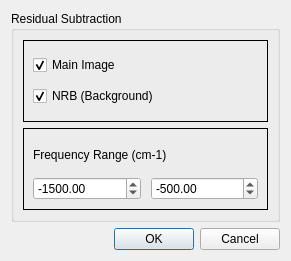
<?xml version="1.0" encoding="UTF-8"?>
<ui version="4.0">
 <class>Dialog</class>
 <widget class="QDialog" name="Dialog">
  <property name="geometry">
   <rect>
    <x>0</x>
    <y>0</y>
    <width>291</width>
    <height>261</height>
   </rect>
  </property>
  <property name="windowTitle">
   <string>Residual Subtract Options</string>
  </property>
  <property name="styleSheet">
   <string notr="true">font: 10pt &quot;Arial&quot;;</string>
  </property>
  <layout class="QGridLayout" name="gridLayout_2">
   <item row="1" column="0">
    <widget class="QGroupBox" name="groupBox">
     <property name="title">
      <string>Residual Subtraction</string>
     </property>
     <layout class="QVBoxLayout" name="verticalLayout_3">
      <item>
       <widget class="QFrame" name="frameDark">
        <property name="frameShape">
         <enum>QFrame::Box</enum>
        </property>
        <property name="frameShadow">
         <enum>QFrame::Plain</enum>
        </property>
        <layout class="QVBoxLayout" name="verticalLayout_2">
         <item>
          <widget class="QCheckBox" name="checkBoxMain">
           <property name="text">
            <string>Main Image</string>
           </property>
           <property name="checked">
            <bool>true</bool>
           </property>
          </widget>
         </item>
         <item>
          <widget class="QCheckBox" name="checkBoxBG">
           <property name="text">
            <string>NRB (Background)</string>
           </property>
           <property name="checked">
            <bool>true</bool>
           </property>
          </widget>
         </item>
        </layout>
       </widget>
      </item>
      <item>
       <widget class="QFrame" name="frameResidual">
        <property name="enabled">
         <bool>true</bool>
        </property>
        <property name="frameShape">
         <enum>QFrame::Box</enum>
        </property>
        <property name="frameShadow">
         <enum>QFrame::Plain</enum>
        </property>
        <layout class="QGridLayout" name="gridLayout">
         <item row="0" column="0">
          <layout class="QVBoxLayout" name="verticalLayout">
           <item>
            <widget class="QLabel" name="label">
             <property name="text">
              <string>Frequency Range (cm-1)</string>
             </property>
            </widget>
           </item>
           <item>
            <layout class="QHBoxLayout" name="horizontalLayout">
             <property name="spacing">
              <number>10</number>
             </property>
             <item>
              <widget class="QDoubleSpinBox" name="spinBoxMin">
               <property name="minimum">
                <double>-10000.000000000000000</double>
               </property>
               <property name="maximum">
                <double>10000.000000000000000</double>
               </property>
               <property name="value">
                <double>-1500.000000000000000</double>
               </property>
              </widget>
             </item>
             <item>
              <widget class="QDoubleSpinBox" name="spinBoxMax">
               <property name="minimum">
                <double>-10000.000000000000000</double>
               </property>
               <property name="maximum">
                <double>5000.000000000000000</double>
               </property>
               <property name="value">
                <double>-500.000000000000000</double>
               </property>
              </widget>
             </item>
            </layout>
           </item>
          </layout>
         </item>
        </layout>
        <zorder></zorder>
       </widget>
      </item>
     </layout>
    </widget>
   </item>
   <item row="3" column="0">
    <widget class="QDialogButtonBox" name="buttonBox">
     <property name="focusPolicy">
      <enum>Qt::NoFocus</enum>
     </property>
     <property name="orientation">
      <enum>Qt::Horizontal</enum>
     </property>
     <property name="standardButtons">
      <set>QDialogButtonBox::Cancel|QDialogButtonBox::Ok</set>
     </property>
     <property name="centerButtons">
      <bool>false</bool>
     </property>
    </widget>
   </item>
  </layout>
 </widget>
 <tabstops>
  <tabstop>checkBoxMain</tabstop>
  <tabstop>checkBoxBG</tabstop>
 </tabstops>
 <resources/>
 <connections>
  <connection>
   <sender>buttonBox</sender>
   <signal>rejected()</signal>
   <receiver>Dialog</receiver>
   <slot>reject()</slot>
   <hints>
    <hint type="sourcelabel">
     <x>316</x>
     <y>260</y>
    </hint>
    <hint type="destinationlabel">
     <x>286</x>
     <y>274</y>
    </hint>
   </hints>
  </connection>
  <connection>
   <sender>buttonBox</sender>
   <signal>accepted()</signal>
   <receiver>Dialog</receiver>
   <slot>accept()</slot>
   <hints>
    <hint type="sourcelabel">
     <x>248</x>
     <y>254</y>
    </hint>
    <hint type="destinationlabel">
     <x>157</x>
     <y>274</y>
    </hint>
   </hints>
  </connection>
 </connections>
</ui>
